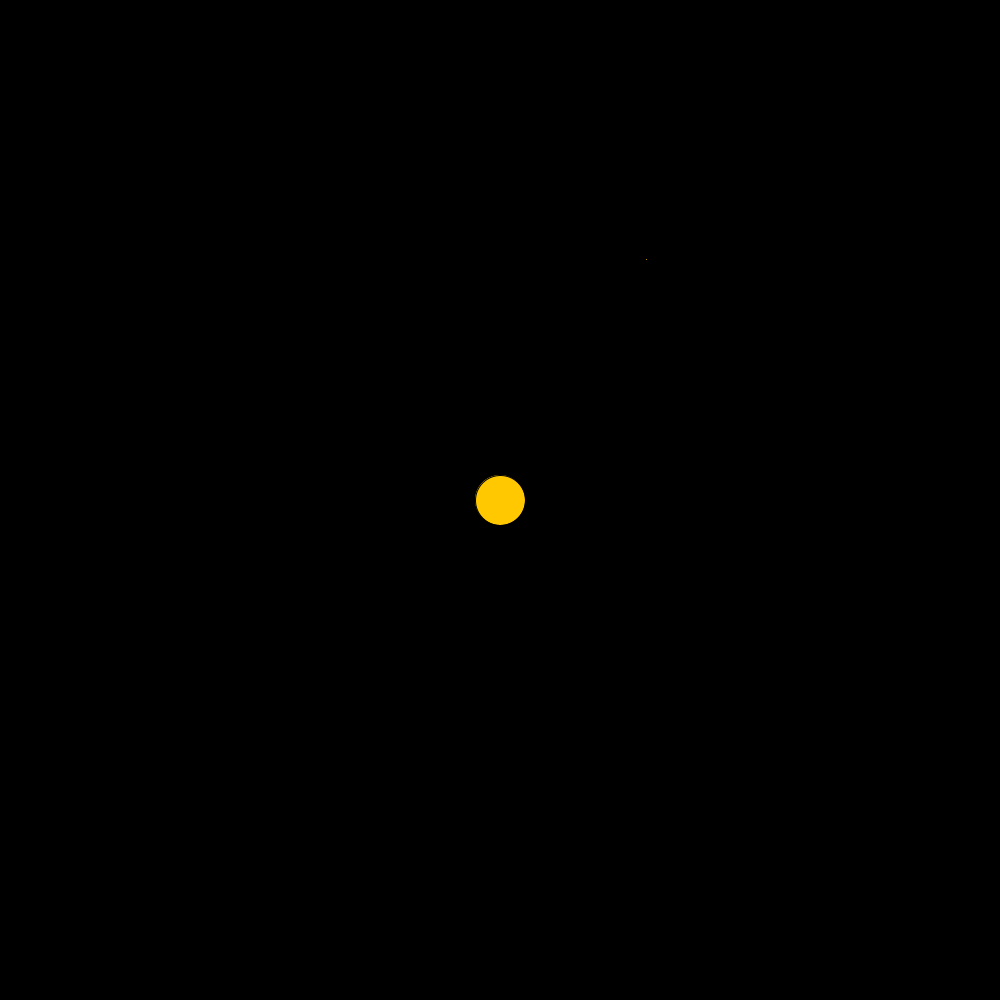
Frame 1 (no input)
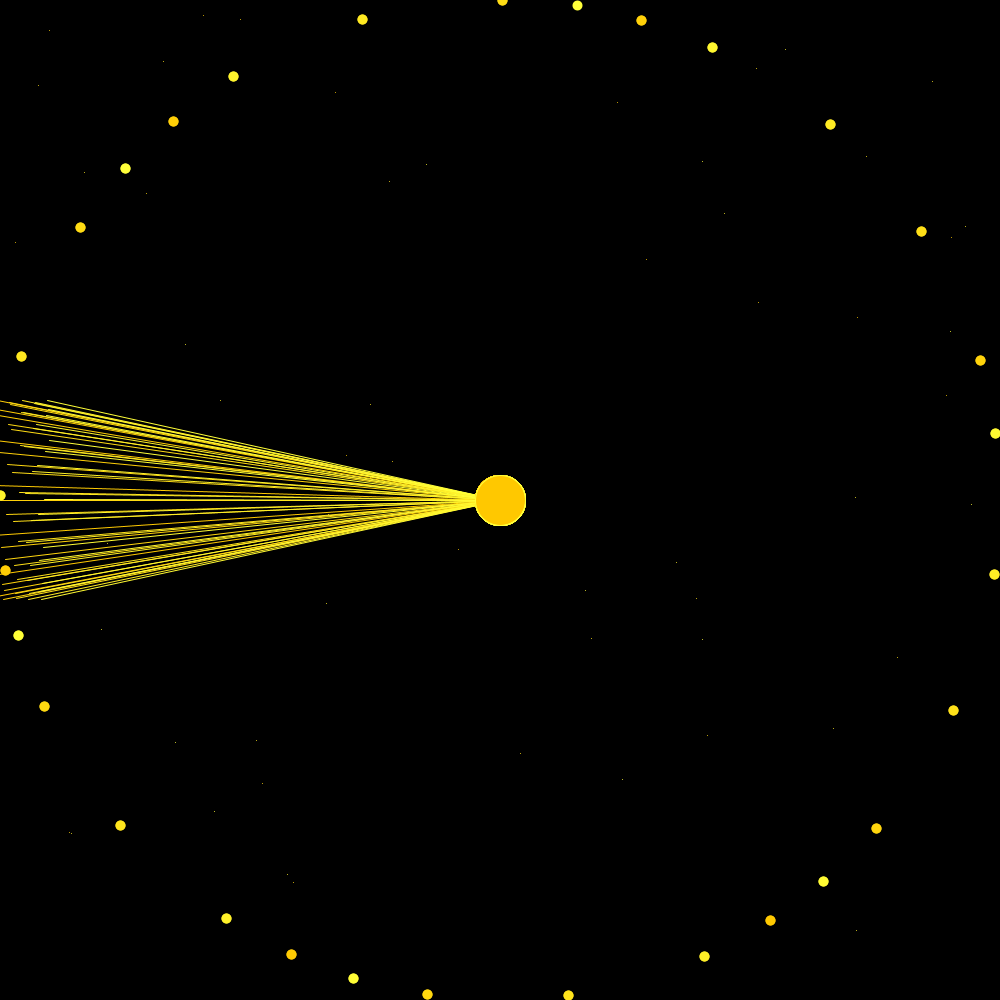
Frame 60 (the mouse pressed at the canvas centre just before this capture)
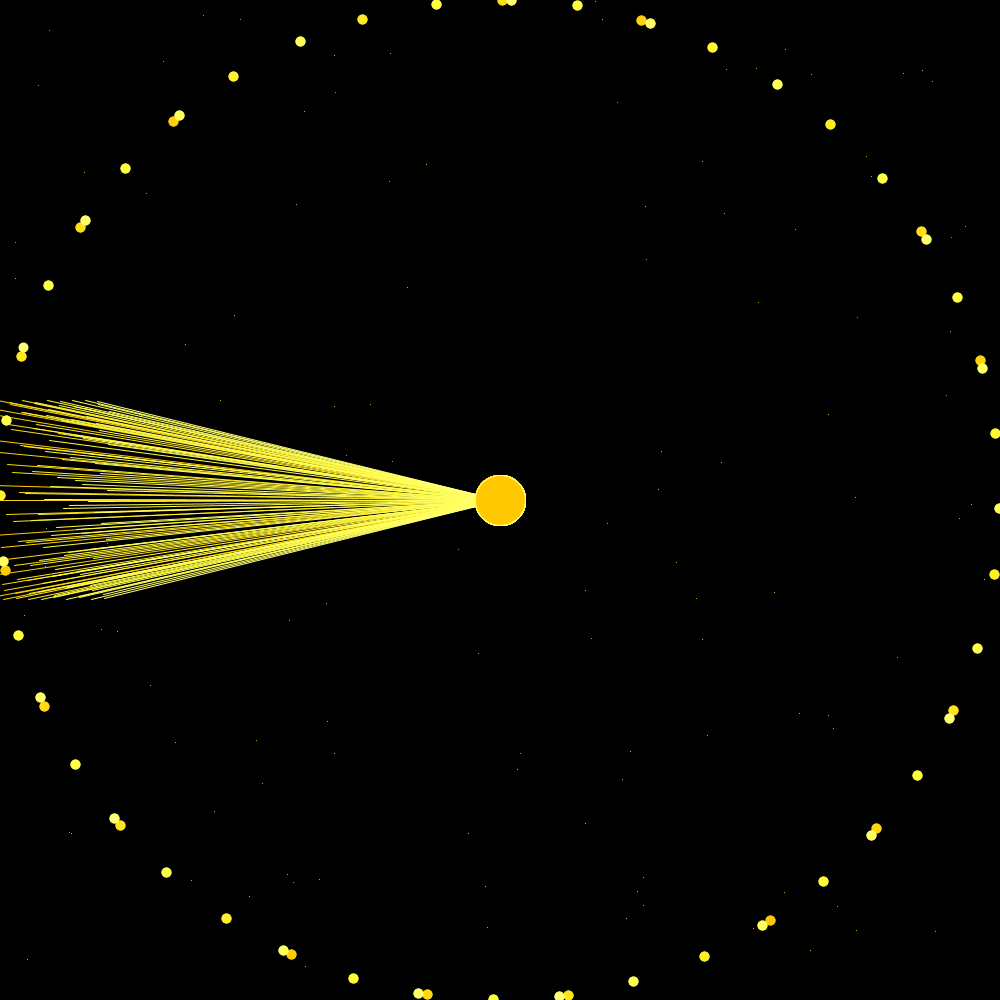
Frame 120 (the mouse held since frame 60 and released just before this capture)

The Processing sketch that drew these frames (run headless with seeded random() and noise(); from frame 60 on, the mouse is pressed at the canvas centre):

// Processing sketch: BlackHoleSun
// ── BlackHoleSun.pde
float angle = -10.000;
float x = 500.00;
float y = 500.00;
int r = 255;
int g = 200;
int b = 0;
int o = 1000;
int r1 = 255; 
int g1 = 200;
int a = 0;
int c = 0;
void setup() {
  size(1000, 1000);
  background(0);
}

void draw() {
  
  
   strokeWeight(10);
   a = a + 1;
   c = c + 1;
      point( 500 + 500 * cos(a/2),500 + 500 * sin(c/2));
      
    
  fill(r1, g1, 0);
  strokeWeight(1);
  line(angle, 500+100 * sin(angle/2), x,y);
  circle(x,y, 50);
  stroke(r,g,b, o);
  

  r = r + 1;
  g = g + 1;
  b = b + 1;
  angle = angle + 1.0;
  
  if (angle > width/2){
     r = r - 2;
  g = g - 2;
  b = b - 2;
  o = o - 1;
  r1 = r1 - 1;
  g1 = g1 - 1;
  }
  strokeWeight(1);
  point(random(1000), random(1000));
  
}

void mousePressed(){
 save("blackholeSUN!.png"); 
}
